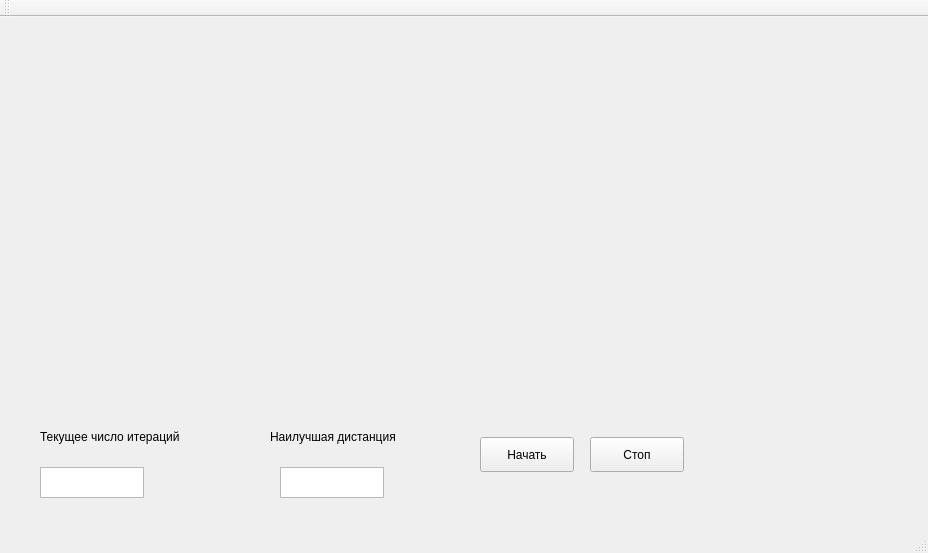
<?xml version="1.0" encoding="UTF-8"?>
<ui version="4.0">
 <class>MainWindow</class>
 <widget class="QMainWindow" name="MainWindow">
  <property name="geometry">
   <rect>
    <x>0</x>
    <y>0</y>
    <width>928</width>
    <height>553</height>
   </rect>
  </property>
  <property name="windowTitle">
   <string>MainWindow</string>
  </property>
  <widget class="QWidget" name="centralWidget">
   <widget class="QWidget" name="gridLayoutWidget">
    <property name="geometry">
     <rect>
      <x>0</x>
      <y>0</y>
      <width>921</width>
      <height>391</height>
     </rect>
    </property>
    <layout class="QGridLayout" name="gridLayout">
     <item row="1" column="0">
      <widget class="QCustomPlot" name="widget" native="true"/>
     </item>
     <item row="1" column="1">
      <widget class="QCustomPlot" name="widget_2" native="true"/>
     </item>
    </layout>
   </widget>
   <widget class="QLabel" name="label">
    <property name="geometry">
     <rect>
      <x>40</x>
      <y>410</y>
      <width>191</width>
      <height>19</height>
     </rect>
    </property>
    <property name="text">
     <string>Текущее число итераций</string>
    </property>
   </widget>
   <widget class="QTextEdit" name="textEdit">
    <property name="geometry">
     <rect>
      <x>40</x>
      <y>450</y>
      <width>104</width>
      <height>31</height>
     </rect>
    </property>
   </widget>
   <widget class="QTextEdit" name="textEdit_2">
    <property name="geometry">
     <rect>
      <x>280</x>
      <y>450</y>
      <width>104</width>
      <height>31</height>
     </rect>
    </property>
   </widget>
   <widget class="QLabel" name="label_2">
    <property name="geometry">
     <rect>
      <x>270</x>
      <y>410</y>
      <width>161</width>
      <height>19</height>
     </rect>
    </property>
    <property name="text">
     <string>Наилучшая дистанция</string>
    </property>
   </widget>
   <widget class="QPushButton" name="pushButton">
    <property name="geometry">
     <rect>
      <x>480</x>
      <y>420</y>
      <width>94</width>
      <height>35</height>
     </rect>
    </property>
    <property name="text">
     <string>Начать</string>
    </property>
    <property name="checkable">
     <bool>true</bool>
    </property>
    <property name="checked">
     <bool>false</bool>
    </property>
   </widget>
   <widget class="QPushButton" name="pushButton_2">
    <property name="geometry">
     <rect>
      <x>590</x>
      <y>420</y>
      <width>94</width>
      <height>35</height>
     </rect>
    </property>
    <property name="text">
     <string>Стоп</string>
    </property>
   </widget>
  </widget>
  <widget class="QMenuBar" name="menuBar">
   <property name="geometry">
    <rect>
     <x>0</x>
     <y>0</y>
     <width>928</width>
     <height>31</height>
    </rect>
   </property>
  </widget>
  <widget class="QToolBar" name="mainToolBar">
   <attribute name="toolBarArea">
    <enum>TopToolBarArea</enum>
   </attribute>
   <attribute name="toolBarBreak">
    <bool>false</bool>
   </attribute>
  </widget>
  <widget class="QStatusBar" name="statusBar"/>
 </widget>
 <layoutdefault spacing="6" margin="11"/>
 <customwidgets>
  <customwidget>
   <class>QCustomPlot</class>
   <extends>QWidget</extends>
   <header>qcustomplot.h</header>
   <container>1</container>
  </customwidget>
 </customwidgets>
 <resources/>
 <connections/>
</ui>
